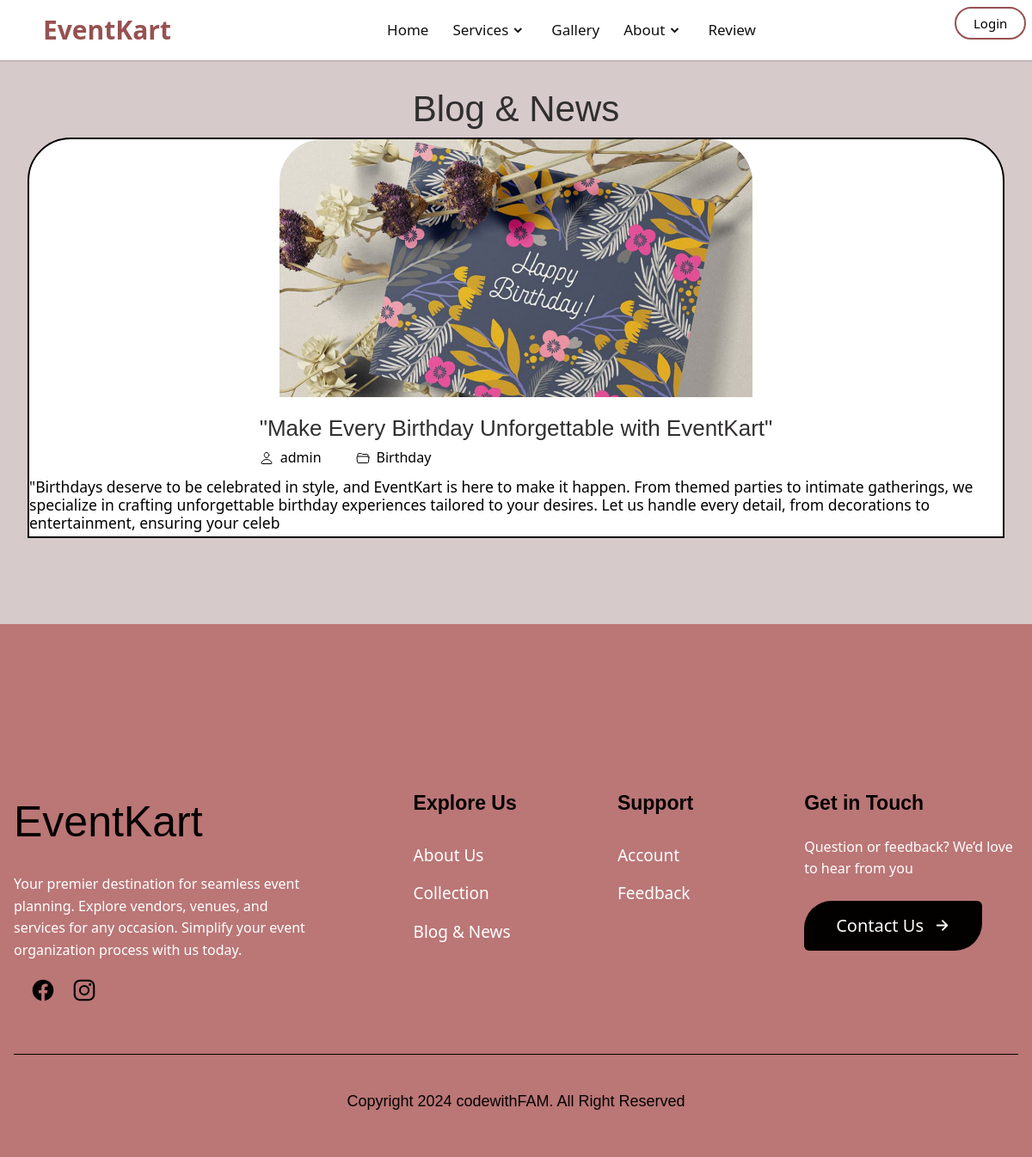
The page /section/single.php?id=23 on the database its author committed.
### tables this page shows
CREATE TABLE `review` (
  `id` int(11) NOT NULL,
  `title` varchar(100) NOT NULL,
  `description` varchar(300) NOT NULL,
  `image` text NOT NULL,
  `location` varchar(100) NOT NULL,
  `status` enum('0','1','','') NOT NULL,
  `event_date` varchar(100) NOT NULL,
  `event_type` varchar(100) NOT NULL,
  `date_created` timestamp NOT NULL DEFAULT current_timestamp() ON UPDATE current_timestamp()
);

### section/single.php (the view, shortened to what this page needs)
<!DOCTYPE html>
<html lang="en">
<head>
    <link rel="stylesheet" href="https://cdnjs.cloudflare.com/ajax/libs/font-awesome/6.1.1/css/all.min.css"
 />
    <link href="https://cdn.jsdelivr.net/npm/bootstrap@5.3.0/dist/css/bootstrap.min.css" rel="stylesheet">
    <link href="https://cdnjs.cloudflare.com/ajax/libs/font-awesome/5.15.3/css/all.min.css" rel="stylesheet">
    <link href='https://unpkg.com/boxicons@2.0.7/css/boxicons.min.css' rel='stylesheet'>
    <link rel="stylesheet" href="../css/indexpage.css">
    <link rel="stylesheet" href="../css/nav.css">
    <link rel="stylesheet" href="../css/blog.css">
    <link rel="stylesheet" href="../css/foter.css">
</head>
<body>
    <?php
    include "../connection/navuser.php";
    ?>
    <div class="container">
        <div class="row">
            <section class="section blog " aria-labelledby="blog-label">
                <div class="container">
                    <h2 class="h2 section-title text-center" id="blog-label">Blog & News</h2>
                    <div>
                        <?php
                        include "../connection/config.php";
                        $post_id = $_GET['id'];
                        $sql = "SELECT `id`, `title`, `description`, `image`, `location`,
                        `status`, `event_date`, `event_type`, `date_created` FROM `review`
                        WHERE id = {$post_id}";
                        $result = mysqli_query($connection, $sql) or die("Query Failed.");
                        if (mysqli_num_rows($result) > 0) {
                            while ($row = mysqli_fetch_assoc($result)) {
                                ?>
                                <div class="blog-card">
                                    <figure class="card-banner img-holder" style="--width: 1024; --height: 683;">
                                        <img src="../admin-panel/<?php echo $row['image']; ?>" width="1024" height="683"
                                            loading="lazy" alt="Homemade Business That Now Makes Hundreds Of Millions"
                                            class="img-cover">
                                    </figure>
                                    <div class="card-content">
                                        <h3 class="h4">
                                            <a href="#" class="card-title">
                                                <?php echo $row['title']; ?>
                                            </a>
                                        </h3>
                                        <div class="card-meta">
                                            <a href="#" class="card-meta-wrapper">
                                                <ion-icon name="person-outline" aria-hidden="true"></ion-icon>
                                                <span class="span">admin</span>
                                            </a>
                                            <a href="#" class="card-meta-wrapper">
                                                <ion-icon name="folder-open-outline" aria-hidden="true"></ion-icon>
                                                <span class="span">
                                                    <?php echo $row['event_type']; ?>
                                                </span>
                                            </a>
                                        </div>
                                    </div>
                                    <h3 class="">
                                        <a href="#" class="card-des">
                                            <?php echo $row['description']; ?>
                                        </a>
                                    </h3>
                                </div>
                                <?php
                            }
                        } else {
                            echo "<h2>No Record Found.</h2>";
                        }
                        ?>
                    </div>
                </div>
            </section>
        </div>
    </div>
    <?php include "../connection/footer.php"; ?>
</body>
</html>

### css/indexpage.css (style rules this page uses)
:root { --cultured: hsla(0, 0%, 97%, 1); --french-bistre: rgb(3, 0, 0); --jet: hsla(0, 0%, 20%, 1); --bistre: hsla(35, 100%, 9%, 1); --bistre_a75: hsla(35, 100%, 9%, 0.75); --camel: hsla(30, 30%, 58%, 1); --umber: hsla(31, 17%, 36%, 1); --golden-brown_a60: hsla(35, 70%, 38%, 0.6); --granite-gray: hsla(0, 0%, 38%, 1); --white: hsla(0, 0%, 100%, 1); --black: hsla(0, 0%, 0%, 1); --ff-rosario: 'Rosario', sans-serif; --ff-poppins: 'Poppins', sans-serif; --fs-1: 5rem; --fs-2: 4.2rem; --fs-3: 3rem; --fs-4: 2.6rem; --fs-5: 1.8rem; --fw-600: 600; --fw-700: 700; --section-padding: 12rem; --shadow-1: 0px 0px 30px 0px hsla(0, 0%, 0%, 0.2); --radius-circle: 50%; --radius-20: 20px; --radius-16: 16px; --radius-6: 6px; --radius-4: 4px; --btn-radius: 32px 6px; --transition-1: 0.25s ease; --transition-2: 0.5s ease; --cubic-in: cubic-bezier(0.51, 0.03, 0.64, 0.28); --cubic-out: cubic-bezier(0.05, 0.83, 0.52, 0.97); }
*, *::before, *::after { margin: 0; padding: 0; box-sizing: border-box; }
footer a, img, span, button, ion-icon { display: block; }
a { color: inherit; text-decoration: none; }
img { height: auto; }
html { font-family: 'Poppins', sans-serif; font-size: 10px; scroll-behavior:smooth; }
body { background-color: rgb(215, 202, 202); color: rgb(0, 0, 0); font-size: 1.6rem; line-height: 1.6; }
.container { padding-inline: 16px; }
.section { padding-block: 10rem; }
.h1, .h2, .h3, .h4 { color: rgb(49, 47, 47); font-family: 'Rosario', sans-serif; font-weight: 500; line-height: 1.3; }
.h2 { font-size: 4.2rem; }
.h4 { font-size: 2.6rem; }
.img-holder { overflow: hidden; }
.img-cover { width: 100%; height: 100%; }
.text-center { text-align: center; }
@media (min-width: 575px) { .container { max-width: 540px; width: 100%; margin-inline: auto; } }
@media (min-width: 768px) { .container { max-width: 720px; } }
@media (min-width: 992px) { .container { max-width: 950px; } }
@media (min-width: 1200px) { .container { max-width: 1250px; } }
.blog-card .card-banner { border-radius: 50px 50px 0 0; }
.blog-card .img-cover { will-change: transform; }
.blog-card .card-content { padding: 10px; }
.blog-card .card-title { margin-block: 8px 20px; }
.blog-card :is(.card-meta, .card-meta-wrapper) { display: flex; align-items: center; }
.blog-card .card-meta { flex-wrap: wrap; column-gap: 40px; }
.blog-card .card-meta-wrapper { gap: 8px; }
.blog-card .card-meta-wrapper ion-icon { color: black }

### css/nav.css (style rules this page uses)
:root { --homecolor1: rgb(77, 35, 30); --homecolor2: rgb(225, 135, 125); --homecolor3: rgb(170, 112, 105); --white: #fff; }

### css/blog.css (style rules this page uses)
ion-icon { pointer-events: none; }
.img-cover { object-fit: cover; transition: var(--transition-2); }
.blog-card .img-cover { will-change: transform; }
.blog-card .card-content { padding: 10px; }
.blog-card .card-title { margin-block: 8px 20px; }
.blog-card :is(.card-meta, .card-meta-wrapper) { display: flex; align-items: center; }
.blog-card .card-meta { flex-wrap: wrap; column-gap: 40px; }
.blog-card .card-meta-wrapper { gap: 8px; }
.blog-card .card-meta-wrapper ion-icon { color: var(--french-bistre); }

### css/foter.css (style rules this page uses)
footer a, button, ion-icon { display: block; }
a { color: inherit; text-decoration: none; }
.container { padding-inline: 16px; }
@media (min-width: 575px) { .container { max-width: 540px; width: 100%; margin-inline: auto; } }
@media (min-width: 768px) { :root { --fs-1: 6.5rem; } }
@media (min-width: 768px) { .container { max-width: 720px; } }
@media (min-width: 992px) { :root { --fs-2: 4.8rem; --fs-3: 3.5rem; } }
@media (min-width: 992px) { .container { max-width: 950px; } }
@media (min-width: 1200px) { .container { max-width: 1250px; } }

### section/single.php (style rules this page uses)
:root { --homecolor1: rgb(150, 81, 81); --homecolor2: rgb(150, 81, 81); --homecolor3: rgb(150, 81, 81); --white: #fff; --foot-btn-bg: rgb(3, 0, 0); --foot-btn-hover-bg: rgb(109, 55, 55); --black: rgb(3, 0, 0); --foot-bg: rgb(187, 118, 118); --foot-txt-size: 1.6rem; --foot-link-size: 1.9rem; --foot-list-tsize: 2.3rem; --copy-size: 1.8rem; --social-link-size: 2.8rem; --logo-size: 5rem; }
.blog-card { border: 2px solid black; border-top-left-radius: 50px; border-top-right-radius: 50px; background-color: white; display: flex; justify-content: center; align-items: center; flex-direction: column; }
.card-banner { width: 550px; height: 300px; border-top-left-radius: 50px; border-top-right-radius: 50px; }

### rows shown on the page
review: image (picture), title "\"Make Every Birthday Unforgettable with EventKart\"", event_type "Birthday", description "\"Birthdays deserve to be celebrated in style, and EventKart is here to make it happen. From themed parties to intimate gatherings, we specialize in crafting unforgettable birthday experiences tailored to your desires. Let us handle every detail, from decorations to entertainment, ensuring your celeb"
